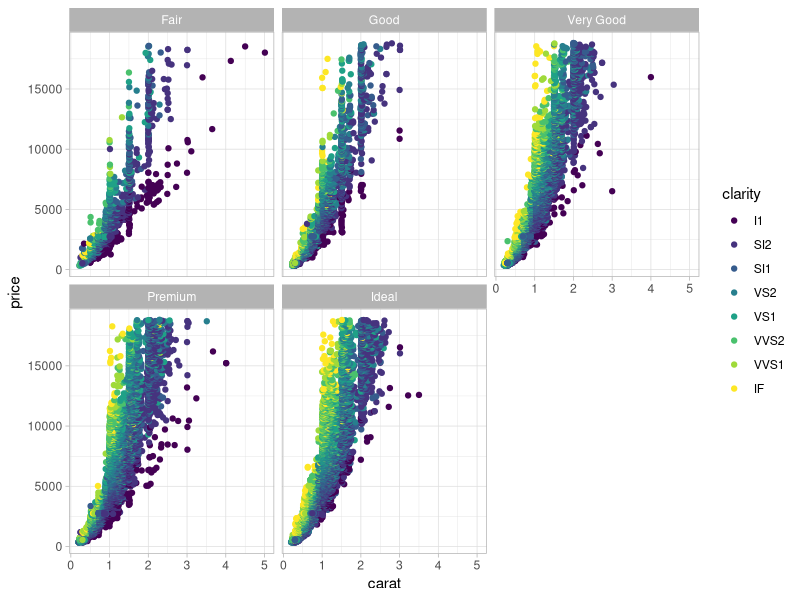

R code for this plot:
## ---- chunk 1
knitr::opts_chunk$set(echo = TRUE)
## ---- chunk 2
library(dplyr)
library(ggplot2)
library(magrittr)

diamonds %>% 
  ggplot(aes(carat, price, color = clarity)) +
  geom_point() +
  facet_wrap(~ cut) +
  theme_light()
